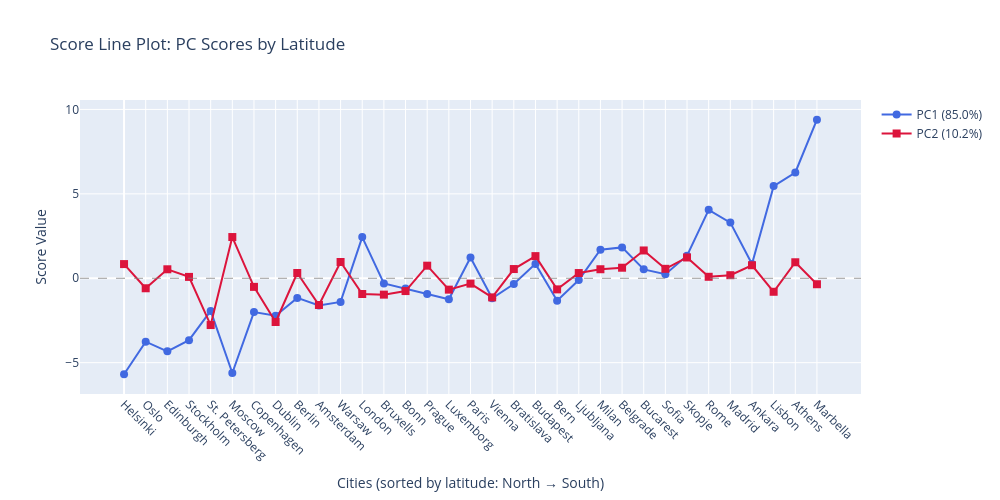

Write notebook code for a chart like this one.
### Markdown cell above
### 2.5 Score Line Plot

**Purpose:** Visualize scores for each sample as a profile, useful for seeing patterns across ordered samples.

### Code cell
# Sort cities by latitude for meaningful ordering
sort_idx = np.argsort(latitude)[::-1]  # North to South

fig = go.Figure()

x_pos = np.arange(len(city_names))

# PC1 trace
fig.add_trace(go.Scatter(
    x=x_pos,
    y=T[sort_idx, 0],
    mode='lines+markers',
    line=dict(color=COLORS['score'], width=2),
    marker=dict(size=8, symbol='circle'),
    name=f'PC1 ({explained_var_ratio[0]*100:.1f}%)',
    hovertemplate='<b>%{text}</b><br>PC1: %{y:.2f}<extra></extra>',
    text=city_names[sort_idx]
))

# PC2 trace
fig.add_trace(go.Scatter(
    x=x_pos,
    y=T[sort_idx, 1],
    mode='lines+markers',
    line=dict(color=COLORS['loading'], width=2),
    marker=dict(size=8, symbol='square'),
    name=f'PC2 ({explained_var_ratio[1]*100:.1f}%)',
    hovertemplate='<b>%{text}</b><br>PC2: %{y:.2f}<extra></extra>',
    text=city_names[sort_idx]
))

# Add reference line
fig.add_hline(y=0, line_dash='dash', line_color='gray', line_width=0.8)

fig.update_layout(
    title='Score Line Plot: PC Scores by Latitude',
    xaxis_title='Cities (sorted by latitude: North → South)',
    yaxis_title='Score Value',
    width=1000,
    height=500,
    font=dict(size=12),
    xaxis=dict(
        tickmode='array',
        tickvals=x_pos,
        ticktext=city_names[sort_idx],
        tickangle=45
    ),
    hovermode='x unified'
)

fig.show()

print("\n📊 INTERPRETATION:")
print("- PC1 shows clear latitude gradient (cold north, warm south)")
print("- PC2 captures deviations from this pattern (continental vs maritime effects)")
print("- Cities above/below the trend line have unique climate characteristics")

### Figure 1 — Plotly figure (JSON) as saved in the notebook; plotly's stock layout.template omitted (floating-point values rounded to 4 significant figures)
{"data": [{"hovertemplate": "<b>%{text}</b><br>PC1: %{y:.2f}<extra></extra>", "line": {"color": "#4169E1", "width": 2}, "marker": {"size": 8, "symbol": "circle"}, "mode": "lines+markers", "name": "PC1 (85.0%)", "text": ["Helsinki", "Oslo", "Edinburgh", "Stockholm", "St. Petersberg", "Moscow", "Copenhagen", "Dublin", "Berlin", "Amsterdam", "Warsaw", "London", "Bruxells", "Bonn", "Prague", "Luxemborg", "Paris", "Vienna", "Bratislava", "Budapest", "Bern", "Ljubljana", "Milan", "Belgrade", "Bucarest", "Sofia", "Skopje", "Rome", "Madrid", "Ankara", "Lisbon", "Athens", "Marbella"], "type": "scatter", "x": [0, 1, 2, 3, 4, 5, 6, 7, 8, 9, 10, 11, 12, 13, 14, 15, 16, 17, 18, 19, 20, 21, 22, 23, 24, 25, 26, 27, 28, 29, 30, 31, 32], "y": [-5.69, -3.759, -4.327, -3.667, -1.934, -5.614, -2.005, -2.221, -1.163, -1.609, -1.402, 2.437, -0.3046, -0.603, -0.93, -1.247, 1.227, -1.185, -0.3427, 0.851, -1.327, -0.1073, 1.689, 1.826, 0.5259, 0.2417, 1.335, 4.052, 3.296, 0.8395, 5.458, 6.265, 9.392]}, {"hovertemplate": "<b>%{text}</b><br>PC2: %{y:.2f}<extra></extra>", "line": {"color": "#DC143C", "width": 2}, "marker": {"size": 8, "symbol": "square"}, "mode": "lines+markers", "name": "PC2 (10.2%)", "text": ["Helsinki", "Oslo", "Edinburgh", "Stockholm", "St. Petersberg", "Moscow", "Copenhagen", "Dublin", "Berlin", "Amsterdam", "Warsaw", "London", "Bruxells", "Bonn", "Prague", "Luxemborg", "Paris", "Vienna", "Bratislava", "Budapest", "Bern", "Ljubljana", "Milan", "Belgrade", "Bucarest", "Sofia", "Skopje", "Rome", "Madrid", "Ankara", "Lisbon", "Athens", "Marbella"], "type": "scatter", "x": [0, 1, 2, 3, 4, 5, 6, 7, 8, 9, 10, 11, 12, 13, 14, 15, 16, 17, 18, 19, 20, 21, 22, 23, 24, 25, 26, 27, 28, 29, 30, 31, 32], "y": [0.8392, -0.5932, 0.5317, 0.07988, -2.772, 2.441, -0.5104, -2.591, 0.3102, -1.584, 0.9626, -0.9324, -0.9704, -0.7588, 0.7443, -0.6747, -0.3179, -1.133, 0.5457, 1.311, -0.6595, 0.3083, 0.5338, 0.6241, 1.646, 0.5587, 1.23, 0.08659, 0.1812, 0.7702, -0.801, 0.9466, -0.3539]}], "layout": {"font": {"size": 12}, "height": 500, "hovermode": "x unified", "shapes": [{"line": {"color": "gray", "dash": "dash", "width": 0.8}, "type": "line", "x0": 0, "x1": 1, "xref": "x domain", "y0": 0, "y1": 0, "yref": "y"}], "title": {"text": "Score Line Plot: PC Scores by Latitude"}, "width": 1000, "xaxis": {"tickangle": 45, "tickmode": "array", "ticktext": ["Helsinki", "Oslo", "Edinburgh", "Stockholm", "St. Petersberg", "Moscow", "Copenhagen", "Dublin", "Berlin", "Amsterdam", "Warsaw", "London", "Bruxells", "Bonn", "Prague", "Luxemborg", "Paris", "Vienna", "Bratislava", "Budapest", "Bern", "Ljubljana", "Milan", "Belgrade", "Bucarest", "Sofia", "Skopje", "Rome", "Madrid", "Ankara", "Lisbon", "Athens", "Marbella"], "tickvals": [0, 1, 2, 3, 4, 5, 6, 7, 8, 9, 10, 11, 12, 13, 14, 15, 16, 17, 18, 19, 20, 21, 22, 23, 24, 25, 26, 27, 28, 29, 30, 31, 32], "title": {"text": "Cities (sorted by latitude: North → South)"}}, "yaxis": {"title": {"text": "Score Value"}}}}
